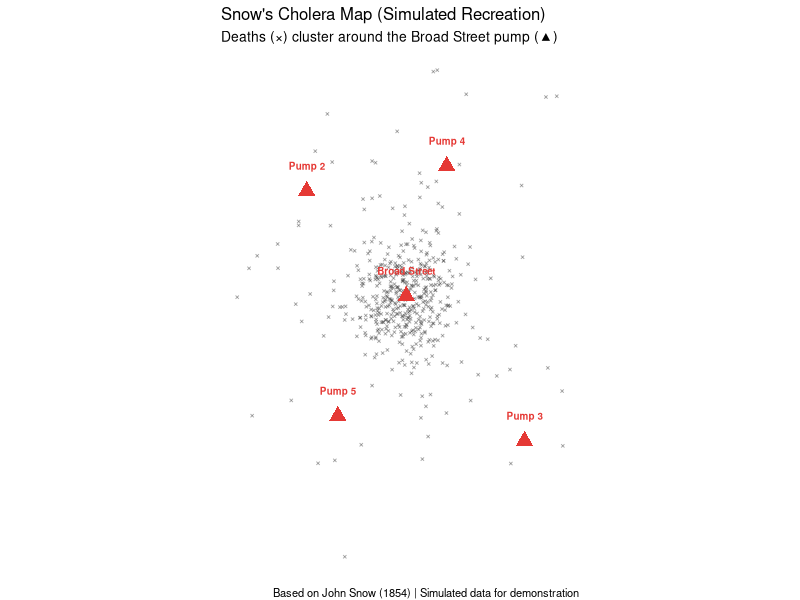
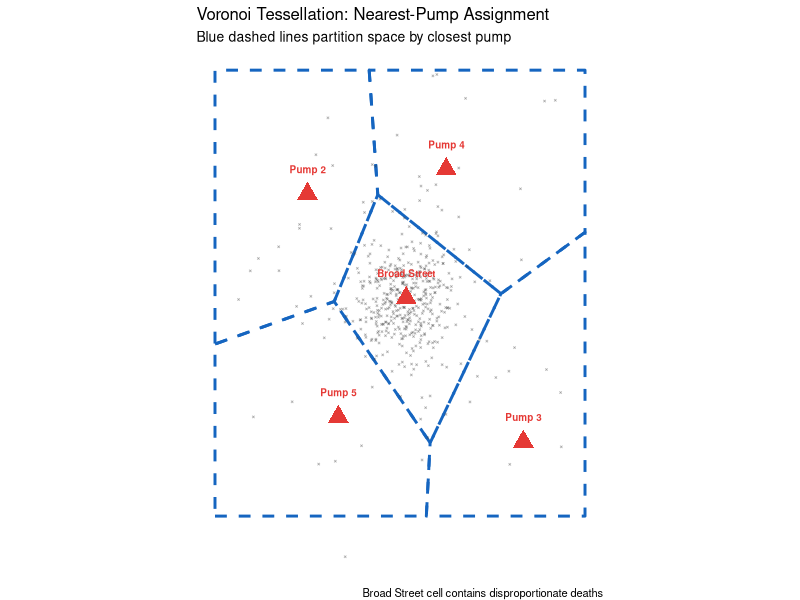
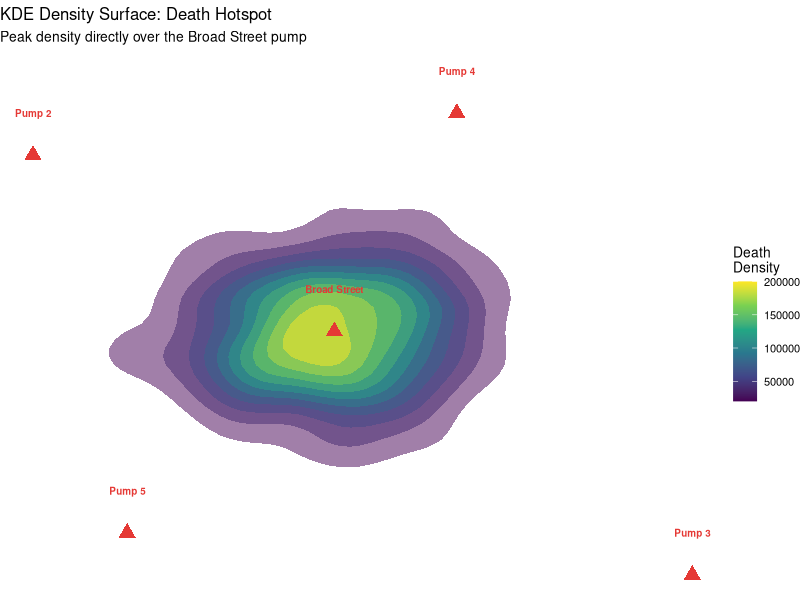
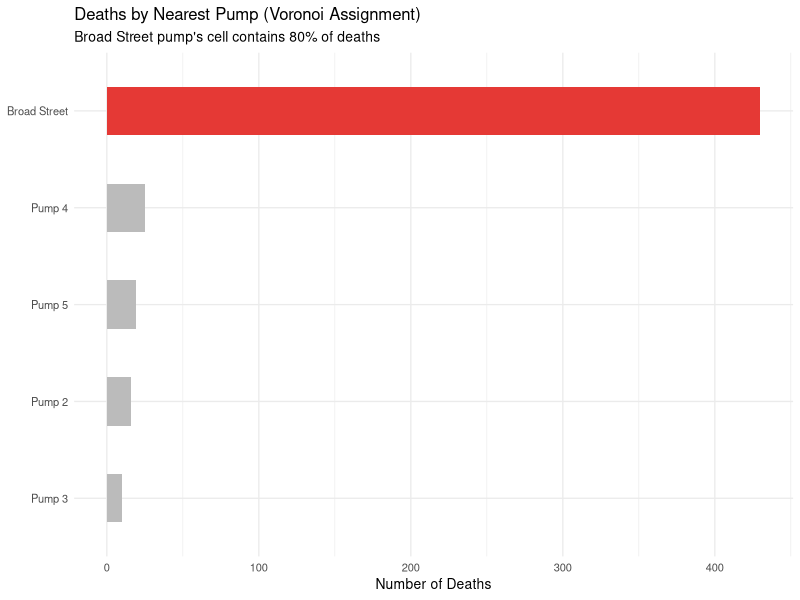

These figures' R source, in order:
# ============================================================
# Workshop 5 — Module 9: Snow's Cholera Map — Saving Lives with Data
# Integrated R Script — UNYT Tirana
# ============================================================
library(tidyverse); library(sf); dir.create("output", showWarnings = FALSE)

# ── 1. SIMULATED BROAD STREET DATA ──────────────────────
# (Real Snow data available at https://blog.rtwilson.com/john-snows-cholera-data/)
# Here we simulate the essential structure for demonstration
set.seed(1854)

# Pumps: Broad Street pump at centre, others scattered
pumps <- tibble(
  name = c("Broad Street", "Pump 2", "Pump 3", "Pump 4", "Pump 5"),
  lon  = c(-0.13680, -0.1400, -0.1330, -0.1355, -0.1390),
  lat  = c(51.5134,  51.5155, 51.5105, 51.5160, 51.5110))
pumps_sf <- st_as_sf(pumps, coords = c("lon", "lat"), crs = 4326)

# Deaths: 80% cluster near Broad Street, 20% scattered
n_deaths <- 500
deaths_broad <- tibble(
  lon = rnorm(400, -0.13680, 0.0008),
  lat = rnorm(400, 51.5134, 0.0006))
deaths_other <- tibble(
  lon = rnorm(100, -0.1370, 0.0025),
  lat = rnorm(100, 51.5135, 0.0020))
deaths <- bind_rows(deaths_broad, deaths_other)
deaths_sf <- st_as_sf(deaths, coords = c("lon", "lat"), crs = 4326)

# ── 2. SNOW'S MAP RECREATION (static) ───────────────────
p_snow <- ggplot() +
  # Deaths as small crosses
  geom_sf(data = deaths_sf, shape = 4, size = 0.8, alpha = 0.4, color = "#333") +
  # Pumps as red triangles
  geom_sf(data = pumps_sf, shape = 17, size = 4, color = "#E53935") +
  geom_sf_text(data = pumps_sf, aes(label = name), size = 2.5,
    nudge_y = 0.0005, color = "#E53935", fontface = "bold") +
  theme_void(base_size = 10) +
  labs(title = "Snow's Cholera Map (Simulated Recreation)",
       subtitle = "Deaths (×) cluster around the Broad Street pump (▲)",
       caption = "Based on John Snow (1854) | Simulated data for demonstration")
ggsave("output/snow_map.png", p_snow, width = 7, height = 7, dpi = 300)

# ── 3. VORONOI TESSELLATION ─────────────────────────────
# Compute Voronoi polygons around pumps
pump_union <- st_union(pumps_sf)
# st_voronoi requires a GEOMETRYCOLLECTION input
voronoi_geom <- st_voronoi(pump_union)
voronoi_sf <- st_sf(geometry = st_collection_extract(voronoi_geom, "POLYGON"), crs = 4326)

# Clip to a bounding box around the study area
bbox_poly <- st_as_sfc(st_bbox(c(
  xmin = -0.143, ymin = 51.509, xmax = -0.131, ymax = 51.518), crs = 4326))
voronoi_clipped <- st_intersection(voronoi_sf, bbox_poly)

# Count deaths per Voronoi cell
deaths_in_cells <- st_join(deaths_sf, voronoi_clipped) |>
  st_drop_geometry() |>
  count(name = "cell") |>
  mutate(cell_id = row_number())

p_voronoi <- ggplot() +
  geom_sf(data = voronoi_clipped, fill = NA, color = "#1565C0",
    linewidth = 1, linetype = "dashed") +
  geom_sf(data = deaths_sf, shape = 4, size = 0.5, alpha = 0.3, color = "#333") +
  geom_sf(data = pumps_sf, shape = 17, size = 5, color = "#E53935") +
  geom_sf_text(data = pumps_sf, aes(label = name), size = 2.5,
    nudge_y = 0.0005, color = "#E53935", fontface = "bold") +
  theme_void(base_size = 10) +
  labs(title = "Voronoi Tessellation: Nearest-Pump Assignment",
       subtitle = "Blue dashed lines partition space by closest pump",
       caption = "Broad Street cell contains disproportionate deaths")
ggsave("output/voronoi_map.png", p_voronoi, width = 7, height = 7, dpi = 300)

# ── 4. KDE DENSITY SURFACE ──────────────────────────────
p_kde <- ggplot() +
  stat_density2d(data = deaths, aes(x = lon, y = lat, fill = after_stat(level)),
    geom = "polygon", alpha = 0.5) +
  scale_fill_viridis_c(name = "Death\nDensity") +
  geom_point(data = pumps, aes(x = lon, y = lat),
    shape = 17, size = 4, color = "#E53935") +
  geom_text(data = pumps, aes(x = lon, y = lat, label = name),
    size = 2.5, nudge_y = 0.0005, color = "#E53935", fontface = "bold") +
  theme_void(base_size = 10) +
  labs(title = "KDE Density Surface: Death Hotspot",
       subtitle = "Peak density directly over the Broad Street pump")
ggsave("output/snow_kde.png", p_kde, width = 7, height = 7, dpi = 300)

# ── 5. DISTANCE ANALYSIS ────────────────────────────────
# For each death, compute distance to nearest pump
deaths_utm <- st_transform(deaths_sf, 32630)  # UTM zone 30N (London)
pumps_utm <- st_transform(pumps_sf, 32630)

# Distance matrix: deaths (rows) × pumps (cols)
dist_mat <- st_distance(deaths_utm, pumps_utm)
nearest_pump <- apply(dist_mat, 1, which.min)
nearest_name <- pumps$name[nearest_pump]
nearest_dist <- apply(dist_mat, 1, min) |> as.numeric()

deaths_analysis <- deaths |>
  mutate(nearest_pump = nearest_name, dist_m = nearest_dist)

cat("── Deaths by Nearest Pump ──\n")
deaths_analysis |> count(nearest_pump, sort = TRUE) |> print()
cat("\nMean distance to nearest pump:", round(mean(nearest_dist)), "m\n")
cat("Median distance to nearest pump:", round(median(nearest_dist)), "m\n")

# Bar chart of deaths per nearest pump
p_bar <- deaths_analysis |>
  count(nearest_pump) |>
  mutate(nearest_pump = fct_reorder(nearest_pump, n)) |>
  ggplot(aes(x = nearest_pump, y = n, fill = nearest_pump == "Broad Street")) +
  geom_col(width = 0.5, show.legend = FALSE) +
  scale_fill_manual(values = c("TRUE" = "#E53935", "FALSE" = "#BBBBBB")) +
  coord_flip() +
  theme_minimal(base_size = 10) +
  labs(title = "Deaths by Nearest Pump (Voronoi Assignment)",
       subtitle = "Broad Street pump's cell contains 80% of deaths",
       x = NULL, y = "Number of Deaths")
ggsave("output/snow_bar.png", p_bar, width = 7, height = 4, dpi = 300)

# ── 6. INTERACTIVE RECREATION ────────────────────────────
# library(leaflet); library(leaflet.extras)
# m <- leaflet() |>
#   addProviderTiles("CartoDB.Positron") |>
#   setView(lng = -0.1368, lat = 51.5134, zoom = 17) |>
#   addCircleMarkers(data = deaths_sf,
#     radius = 1, color = "#333", fillOpacity = 0.3, weight = 0,
#     group = "Deaths") |>
#   addMarkers(data = pumps_sf,
#     label = ~name, popup = ~name,
#     group = "Pumps") |>
#   addHeatmap(data = deaths_sf,
#     blur = 15, radius = 10, max = 0.05,
#     group = "Heatmap") |>
#   addLayersControl(
#     overlayGroups = c("Deaths", "Pumps", "Heatmap"),
#     options = layersControlOptions(collapsed = FALSE)) |>
#   hideGroup("Heatmap")
# htmlwidgets::saveWidget(m, "output/snow_interactive.html", selfcontained = TRUE)

cat("\n── All W05-M09 R outputs saved ──\n")
